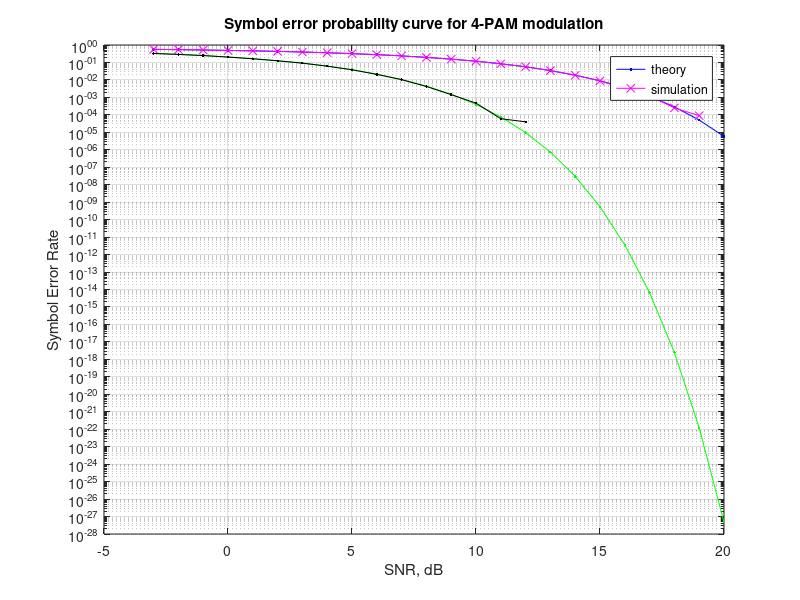

This figure's MATLAB source:
N = 10^5; %number of symbols to process
M = 4;
a = 0.25;
alpha4pam = [-3*sqrt(a/5) -sqrt(a/5) sqrt(a/5) 3*sqrt(a/5)]; %cordinates of 4-PAM
alpha4pam2 = [-3*sqrt((1-a)/5) -sqrt((1-a)/5) sqrt((1-a)/5) 3*sqrt((1-a)/5)];
SNR = -3:20;
ipHat = zeros(1,N); %creates array with N datatype

%Simulation for U1
for ii = 1:length(SNR)
    ip = randsrc(1, N, alpha4pam);
    s = (1/sqrt(a))*ip; %normaliazation of energy
    n = 1/sqrt(a*4)*(randn(1,N) + (1j)*randn(1,N));
    
    y = s + 10^(-SNR(ii)/20)*n; % additive white gaussian noise

    %demodulation
    r = real(y);
    %areas of decisions
    ipHat(find(r< -2/sqrt(5))) = -3*sqrt(a/5);
    ipHat(find(r>= 2/sqrt(5))) = 3*sqrt(a/5);
    ipHat(find(r>=-2/sqrt(5) & r<0)) = -sqrt(a/5);
    ipHat(find(r>=0 & r<2/sqrt(5))) = sqrt(a/5);
    
    nErr(ii) = size(find([ip - ipHat]), 2); %counting errors
end

%Simulation for U2
for ii = 1:length(SNR)
    ip = randsrc(1, N, alpha4pam2);
    s = (1/sqrt(1-a))*ip; %normaliazation of energy
    n = 1/sqrt((1-a)*8)*(randn(1,N) + (1j)*randn(1,N));
    
    y = s + 10^(-SNR(ii)/20)*n; % additive white gaussian noise

    %demodulation
    r = real(y);
    %areas of decisions
    ipHat(find(r< -2/sqrt(5))) = -3*sqrt((1-a)/5);
    ipHat(find(r>= 2/sqrt(5))) = 3*sqrt((1-a)/5);
    ipHat(find(r>=-2/sqrt(5) & r<0)) = -sqrt((1-a)/5);
    ipHat(find(r>=0 & r<2/sqrt(5))) = sqrt((1-a)/5);
    
    nErr2(ii) = size(find([ip - ipHat]), 2); %counting errors
end

simBer = nErr/N; %propabulity of error;
simBer2 = nErr2/N;
%Theoretical results for the 2 users
theorySer = 0.75*erfc(sqrt(0.2*a*2*(10.^(SNR/10)))); %forgot a
theorySer2 = 0.75*erfc(sqrt(0.2*4*(1-a)*(10.^(SNR/10))));
close all
figure
semilogy(SNR, theorySer, 'b.-');
hold on
semilogy(SNR, simBer, 'mx-');
hold on
semilogy(SNR, theorySer2, 'g.-');
hold on
semilogy(SNR, simBer2, 'k.-');

grid on
legend('theory', 'simulation');
xlabel('SNR, dB')
ylabel('Symbol Error Rate')
title('Symbol error probability curve for 4-PAM modulation')